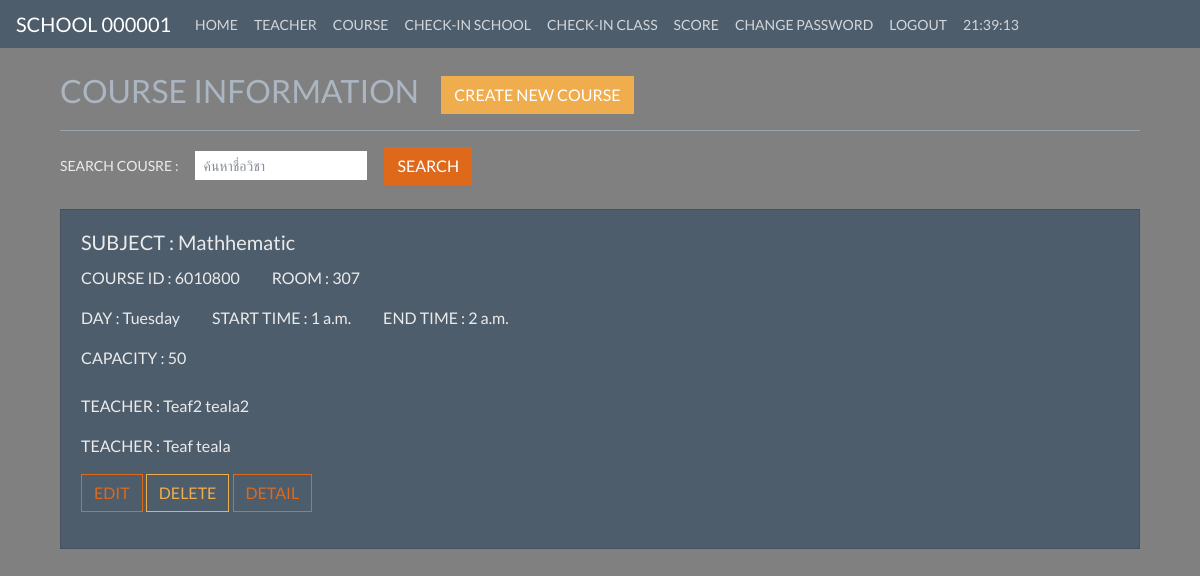
Screenshot of /school/course/ (signed in) with the database file from the repository.
### school/models.py (models this page shows, shortened)
class Course(models.Model):
    name = models.CharField(max_length=255)
    course_id = models.CharField(max_length=8)
    room = models.CharField(max_length=4, null=True)
    WEEKDAYS = (
        ('Monday', 'Monday'),
        ('Tuesday', 'Tuesday'),
        ('Wednesday', 'Wednesday'),
        ('Thursday', 'Thursday'),
        ('Friday', 'Friday'),
        ('Saturday', 'Saturday'),
        ('Sunday', 'Sunday'),
    )
    weekday = models.CharField(max_length=255, choices=WEEKDAYS, null=False)
    capacity = models.SmallIntegerField(null=True)
    start_time = models.TimeField(null=True)
    end_time = models.TimeField(null=True)
    teach_course = models.ManyToManyField(Teacher)
    student_amount = models.IntegerField(default=0)
    students = models.ManyToManyField(Student)

class Teacher(models.Model):
    user = models.ForeignKey(User, on_delete=models.CASCADE)
    first_name = models.CharField(max_length=255)
    last_name = models.CharField(max_length=255)
    email = models.EmailField(max_length=255)
    phone_number = models.CharField(max_length=12)
    room = models.CharField(max_length=255)
    teacher_user_id = models.CharField(max_length=6)
    image = models.ImageField(upload_to='uploads/', null=True)

### school/views.py (the view)
# urls.py: path('course/', views.course, name='course'),
@login_required
def course(request):
    course = Course.objects.all()
    return render(request, template_name='course/course.html', context={
        'course' : course
    })

### school/templates/course/course.html (shortened to what this page needs)
{% extends "base.html" %}
{% block content %}
<div class="container">
    <h2 class="text-light">COURSE INFORMATION
        <a href="{% url 'course_add' %}"><button type="button" class="btn btn-secondary ml-3 btn btn-warning ">CREATE NEW  COURSE</button></a>
            </h2><hr class="bg-light">
            <form class="form-inline" method="POST" action="{% url 'index' %}">
              <div class="form-group">
                  <label for="inputSearch">SEARCH COUSRE : </label>&emsp;
                  <input type="text" class="form-control form-control-sm" id="inputSearch" name="search"
                      placeholder="ค้นหาชื่อวิชา">
              </div>
              <button type="submit" class="btn btn-primary ml-3">SEARCH</button>
          </form><br/>
          {% for c in course %}
          <div class="card">
            <div class="card-body">
              <h5 class="card-title">SUBJECT : {{ c.name }}</h5>
              <p class="card-text">
              <ROOM class="card-text">COURSE ID : {{ c.course_id }}&emsp;&emsp;ROOM : {{ c.room }}</p>
                      <p class="card-text">DAY : {{ c.weekday }}&emsp;&emsp;START TIME : {{ c.start_time }}&emsp;&emsp;END TIME : {{ c.end_time }}</p>
                      <p class="card-text">CAPACITY : {{ c.capacity }}&emsp;&emsp;<br><br>
                      {% for tc in c.teach_course.all %}TEACHER : {{ tc.first_name }} {{ tc.last_name }}</p>{% endfor %}
              <p class="card-text">
                <a href="{% url 'course_update' course_id=c.id %}">
                <div class="btn btn-outline-primary" id="{{c.id}}">EDIT</div></a>
                <a href="{% url 'course_delete' course_id=c.id %}">
                <div class="btn btn-outline-warning" id="{{c.id}}">DELETE</div></a>
                <a href="{% url 'detail' course_id=c.id %}">
                <div class="btn btn-outline-primary" id="{{c.id}}">DETAIL</div></a>
              </p>
            </div>
          </div><br>
          {% endfor %}
</div>
{% endblock %}

### templates/base.html (shortened to what this page needs)
<!DOCTYPE html>
{% load static %}
<html lang="en">
<head>
    <link rel="stylesheet" type="text/css" href="{% static 'css/bootstrap.min.css'%}">
    <link rel="stylesheet" href="//code.jquery.com/ui/1.12.1/themes/base/jquery-ui.css">
</head>
<body onload="startTime()">
    <nav class="navbar navbar-expand-lg navbar-dark bg-dark">
        <a class="navbar-brand" href="{% url 'index' %}">SCHOOL {{request.user.username}}</a>
        <div class="collapse navbar-collapse" id="navbarSupportedContent">
            <ul class="navbar-nav mr-auto">
                <li class="nav-item">
                    <a class="nav-link" href="{% url 'index' %}">HOME</a>
                </li>
                <li class="nav-item">
                    <a class="nav-link" href="{% url 'teacher' %}">TEACHER</a>
                </li>
                <li class="nav-item">
                    <a class="nav-link" href="{% url 'course' %}">COURSE</a>
                </li>
                <li class="nav-item">
                    <a class="nav-link" href="{% url 'schoollist' %}">CHECK-IN SCHOOL</a>
                </li>
                <li class="nav-item">
                    <a class="nav-link" href="{% url 'classdetail' %}">CHECK-IN CLASS</a>
                </li>
                <li class="nav-item">
                    <a class="nav-link" href="{% url 'studentscore' %}">SCORE</a>
                </li>
                <li class="nav-item">
                    <a class="nav-link" href="{% url 'change_password' %}">CHANGE PASSWORD</a>
                </li>
                <li class="nav-item">
                    <a class="nav-link" href="{% url 'logout' %}">LOGOUT</a>
                </li>
                <li class="nav-item">
                    <a class="nav-link" id="txt"></a>
                </li>
            </ul>
        </div>
    </nav>
    <br>
    <div class="container">
        {% block content %}
        {% endblock %}
    </div>
</body>
</html>

### templates/base.html (style rules this page uses)
body { background-color: grey; }

### rows the page displays
Course: name "Mathhematic", course_id "6010800", room "307", weekday "Tuesday", start_time "1 a.m.", end_time "2 a.m.", capacity "50"
Teacher: first_name "Teaf2", last_name "teala2"
Teacher: first_name "Teaf", last_name "teala"

### other values shown
{{ request.user.username }} "000001"
